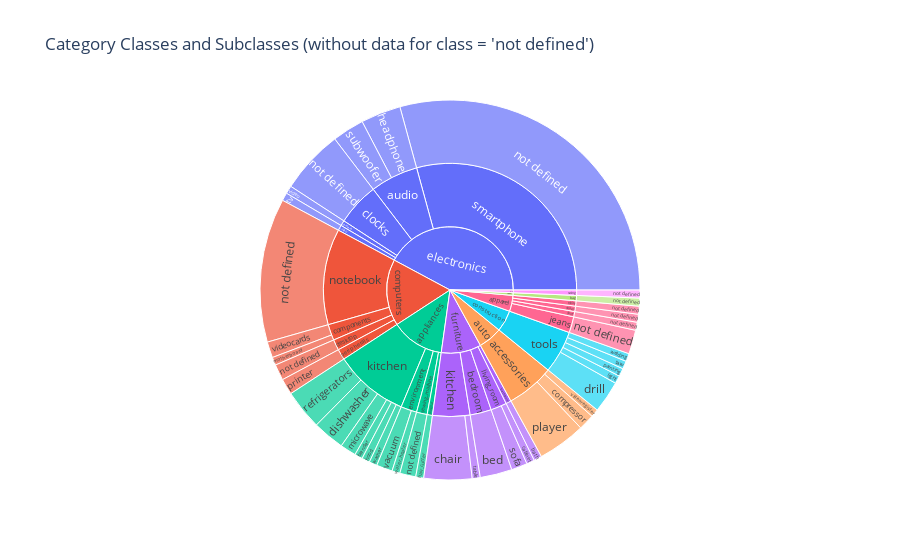

Notebook source saved alongside this figure:
### Code cell


### Figure 1 — Plotly figure (JSON) as saved in the notebook; plotly's stock layout.template omitted (floating-point values rounded to 4 significant figures)
{"data": [{"branchvalues": "total", "domain": {"x": [0, 1], "y": [0, 1]}, "hovertemplate": "labels=%{label}<br>count=%{value}<br>parent=%{parent}<br>id=%{id}<extra></extra>", "ids": ["furniture/bathroom/bath", "furniture/bedroom/bed", "appliances/kitchen/blender", "furniture/living_room/cabinet", "furniture/kitchen/chair", "auto/accessories/compressor", "appliances/kitchen/dishwasher", "construction/tools/drill", "appliances/personal/hair_cutter", "electronics/audio/headphone", "appliances/kitchen/hood", "construction/tools/light", "appliances/kitchen/microwave", "computers/components/motherboard", "accessories/bag/not defined", "electronics/clocks/not defined", "computers/desktop/not defined", "apparel/jeans/not defined", "computers/notebook/not defined", "appliances/sewing_machine/not defined", "apparel/shirt/not defined", "apparel/shoes/not defined", "electronics/smartphone/not defined", "kids/swing/not defined", "apparel/tshirt/not defined", "construction/tools/painting", "auto/accessories/player", "computers/peripherals/printer", "appliances/kitchen/refrigerators", "construction/tools/saw", "furniture/living_room/sofa", "electronics/audio/subwoofer", "furniture/kitchen/table", "electronics/video/tv", "appliances/environment/vacuum", "electronics/camera/video", "computers/components/videocards", "auto/accessories/videoregister", "appliances/kitchen/washer", "appliances/environment/water_heater", "construction/tools/welding", "auto/accessories", "electronics/audio", "accessories/bag", "furniture/bathroom", "furniture/bedroom", "electronics/camera", "electronics/clocks", "computers/components", "computers/desktop", "appliances/environment", "apparel/jeans", "appliances/kitchen", "furniture/kitchen", "furniture/living_room", "computers/notebook", "computers/peripherals", "appliances/personal", "appliances/sewing_machine", "apparel/shirt", "apparel/shoes", "electronics/smartphone", "kids/swing", "construction/tools", "apparel/tshirt", "electronics/video", "accessories", "apparel", "appliances", "auto", "computers", "construction", "electronics", "furniture", "kids"], "labels": ["bath", "bed", "blender", "cabinet", "chair", "compressor", "dishwasher", "drill", "hair_cutter", "headphone", "hood", "light", "microwave", "motherboard", "not defined", "not defined", "not defined", "not defined", "not defined", "not defined", "not defined", "not defined", "not defined", "not defined", "not defined", "painting", "player", "printer", "refrigerators", "saw", "sofa", "subwoofer", "table", "tv", "vacuum", "video", "videocards", "videoregister", "washer", "water_heater", "welding", "accessories", "audio", "bag", "bathroom", "bedroom", "camera", "clocks", "components", "desktop", "environment", "jeans", "kitchen", "kitchen", "living_room", "notebook", "peripherals", "personal", "sewing_machine", "shirt", "shoes", "smartphone", "swing", "tools", "tshirt", "video", "accessories", "apparel", "appliances", "auto", "computers", "construction", "electronics", "furniture", "kids"], "name": "", "parents": ["furniture/bathroom", "furniture/bedroom", "appliances/kitchen", "furniture/living_room", "furniture/kitchen", "auto/accessories", "appliances/kitchen", "construction/tools", "appliances/personal", "electronics/audio", "appliances/kitchen", "construction/tools", "appliances/kitchen", "computers/components", "accessories/bag", "electronics/clocks", "computers/desktop", "apparel/jeans", "computers/notebook", "appliances/sewing_machine", "apparel/shirt", "apparel/shoes", "electronics/smartphone", "kids/swing", "apparel/tshirt", "construction/tools", "auto/accessories", "computers/peripherals", "appliances/kitchen", "construction/tools", "furniture/living_room", "electronics/audio", "furniture/kitchen", "electronics/video", "appliances/environment", "electronics/camera", "computers/components", "auto/accessories", "appliances/kitchen", "appliances/environment", "construction/tools", "auto", "electronics", "accessories", "furniture", "furniture", "electronics", "electronics", "computers", "computers", "appliances", "apparel", "appliances", "furniture", "furniture", "computers", "computers", "appliances", "appliances", "apparel", "apparel", "electronics", "kids", "construction", "apparel", "electronics", "", "", "", "", "", "", "", "", ""], "type": "sunburst", "values": [1, 4, 1, 1, 6, 2, 4, 4, 1, 5, 1, 1, 2, 1, 1, 8, 2, 3, 18, 2, 1, 1, 43, 1, 1, 1, 6, 2, 5, 1, 2, 4, 1, 1, 2, 1, 2, 1, 1, 1, 1, 9, 9, 1, 1, 4, 1, 8, 3, 2, 3, 3, 14, 7, 3, 18, 2, 1, 2, 1, 1, 43, 1, 8, 1, 1, 1, 6, 20, 9, 25, 8, 62, 15, 1]}], "layout": {"legend": {"tracegroupgap": 0}, "title": {"text": "Category Classes and Subclasses (without data for class = 'not defined')"}}}
